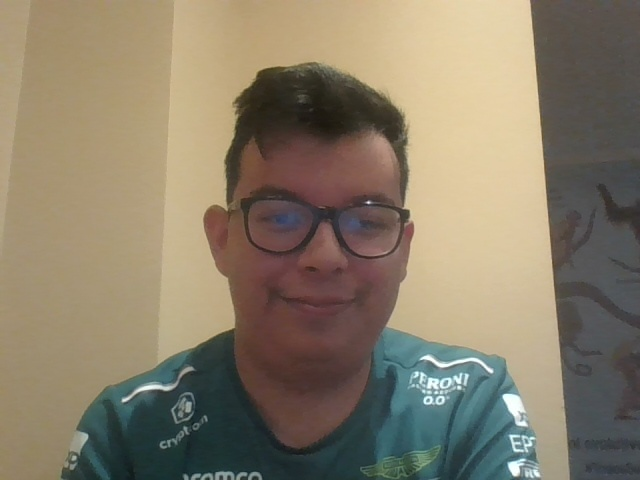
#> input picture PyGAme/nasa-challenge/resources/character/captured_image.jpg, 640 x 480 px, found by its file name
$ python circle-image.py
#> lines starting #> are read from the running program, lines starting #| are printed output that depends on the picture; after the words box and inside, x2 and y2 are one past the last pixel; in counts of white or black regions, pixels touching at a corner belong together
import cv2
import numpy as np

# Load the image
image = cv2.imread('captured_image.jpg', cv2.IMREAD_UNCHANGED)  # Replace with your image path
#> image is the input picture: shape (480, 640, 3); mean B, G, R 105.7, 125.7, 136.6

# Define the center and radius of the circle
center = (image.shape[1] // 2, image.shape[0] // 2)  # Center of the image
#> center = (320, 240)
radius = min(center)  # Choose a radius that fits within the image dimensions
#> radius = 240

# Create a mask with the same dimensions as the image, initialized to zeros (black)
mask = np.zeros((image.shape[0], image.shape[1]), dtype=np.uint8)

# Draw a filled circle on the mask
cv2.circle(mask, center, radius, (255), thickness=-1)
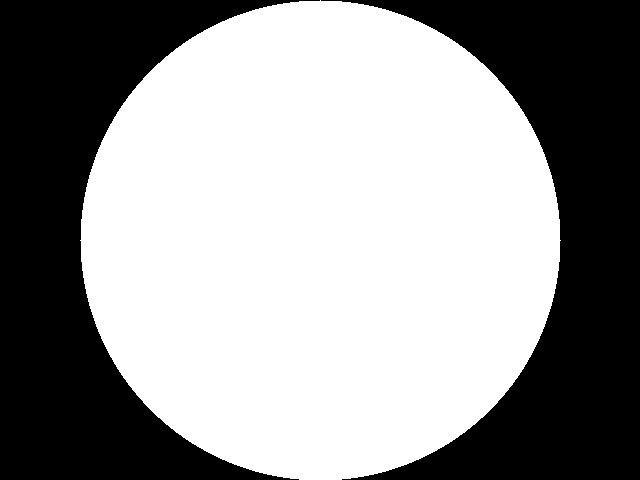
#> mask: shape (480, 640); 58.9% white; 2 black regions, box (x1, y1, x2, y2) and area: (0, 0, 320, 480) 63382, (321, 0, 640, 480) 62902

# Create an output image with an alpha channel (transparency)
output = cv2.cvtColor(image, cv2.COLOR_BGR2BGRA)

# Set the alpha channel to 0 (transparent) where the mask is 0 (outside the circle)
output[:, :, 3] = mask

# Crop the image to the bounding box of the circle
x, y, w, h = cv2.boundingRect(mask)
#> x = 80; y = 0; w = 481; h = 480
cropped_image = output[y:y+h, x:x+w]
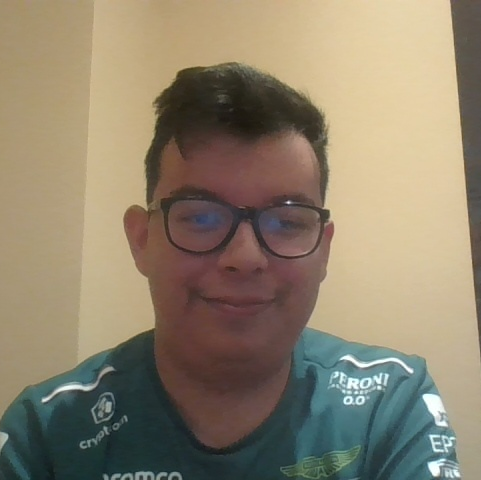
#> cropped_image: shape (480, 481, 4); mean B, G, R, A 109.2, 130.4, 141.9, 199.8

# Save the cropped image as PNG
cv2.imwrite('circle_cropped_image.png', cropped_image)

# Display the result (optional)
cv2.imshow('Cropped Circle', cropped_image)
cv2.waitKey(0)
cv2.destroyAllWindows()
